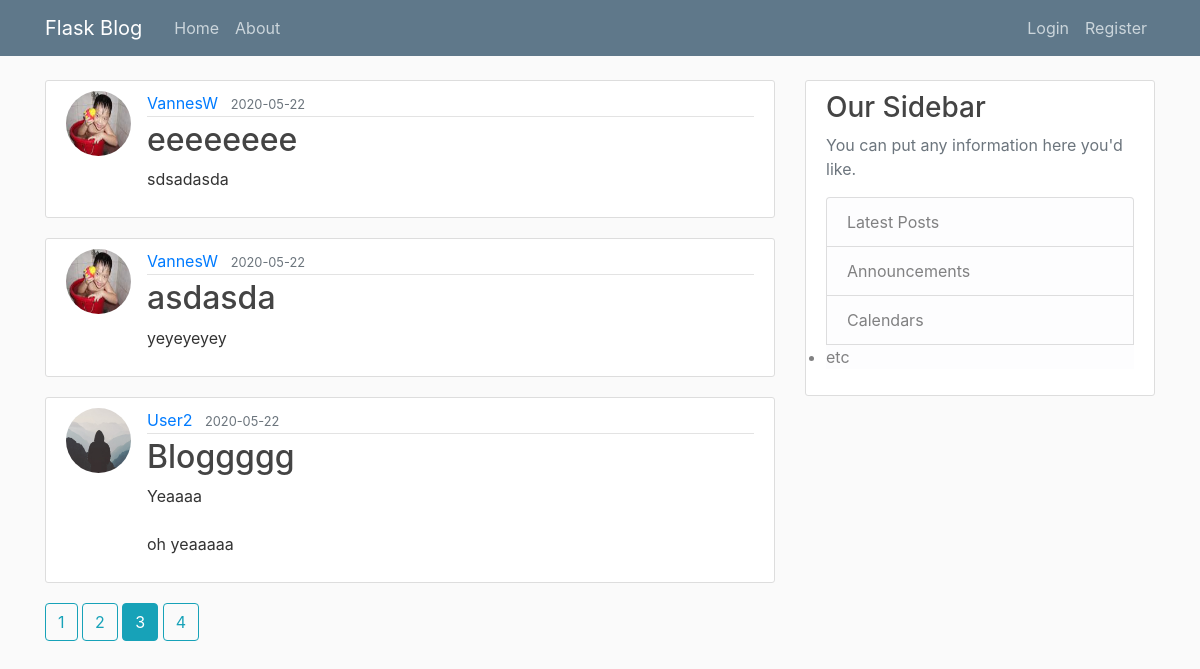
Screenshot of /home?page=3 with the database file from the repository.
### flaskblog/models.py (models this page shows, shortened)
class Post(db.Model):
    id = db.Column(db.Integer, primary_key = True)
    title = db.Column(db.String(100), nullable=False)
    date_posted = db.Column(db.DateTime, nullable=False, default=datetime.utcnow)
    content = db.Column(db.Text, nullable=False)
    user_id = db.Column(db.Integer, db.ForeignKey('user.id'), nullable=False)

class User(db.Model, UserMixin):
    id = db.Column(db.Integer, primary_key = True)
    username = db.Column(db.String(20), unique = True, nullable=False)
    email = db.Column(db.String(120), unique = True, nullable=False)
    image_file = db.Column(db.String(20), nullable=False, default='default.jpg')
    password = db.Column(db.String(60), nullable=False)
    posts = db.relationship('Post', backref='author', lazy=True)

### flaskblog/main/routes.py (the view)
@main.route('/')
@main.route('/home')
def home():
    page = request.args.get('page', 1, type=int)
    posts = Post.query.order_by(Post.date_posted.desc()).paginate(page=page, per_page=3)
    return render_template('home.html', posts=posts)

### flaskblog/templates/home.html
{% extends "layout.html" %}
{% block content %}
    {% for post in posts.items %}
        <article class="media content-section">
            <img class="rounded-circle article-img" src="{{ url_for('static', filename='profile_pics/' + post.author.image_file)  }}">
            <div class="media-body">
                <div class="article-metadata">
                    <a class="mr-2" href="{{ url_for('users.user_posts', username=post.author.username) }}">{{ post.author.username }}</a>
                    <small class="text-muted">{{ post.date_posted.strftime('%Y-%m-%d') }}</small>
                </div>
                <h2><a class="article-title" href="{{ url_for('posts.post', post_id=post.id) }}">{{ post.title }}</a></h2>
                <p class="article-content">{{ post.content }}</p>
            </div>
        </article>
    {% endfor %}
    {% for page_num in posts.iter_pages(left_edge=1, right_edge=1, left_current=1, right_current=2) %}
        {% if page_num %}
            {% if posts.page == page_num %}
                <a class="btn btn-info mb-4"href ="{{ url_for('main.home', page=page_num) }}">{{ page_num }}</a>
            {% else %}
                <a class="btn btn-outline-info mb-4"href ="{{ url_for('main.home', page=page_num) }}">{{ page_num }}</a>
            {% endif %}
        {% else %}
            ...
        {% endif %}
    {% endfor %}
{% endblock content %}

### flaskblog/static/main.css (style rules this page uses)
body { background: #fafafa; color: #333333; margin-top: 5rem; }
h1, h2, h3, h4, h5, h6 { color: #444444; }
.content-section { background: #ffffff; padding: 10px 20px; border: 1px solid #dddddd; border-radius: 3px; margin-bottom: 20px; }
.article-title { color: #444444; }
.article-content { white-space: pre-line; }
.article-img { height: 65px; width: 65px; margin-right: 16px; }
.article-metadata { padding-bottom: 1px; margin-bottom: 4px; border-bottom: 1px solid #e3e3e3 }

### rows the page displays
Post: image_file (picture), author.username "VannesW", date_posted "2020-05-22", title "eeeeeeee", content "sdsadasda"
Post: image_file (picture), author.username "VannesW", date_posted "2020-05-22", title "asdasda", content "yeyeyeyey"
Post: image_file (placeholder picture), author.username "User2", date_posted "2020-05-22", title "Bloggggg", content "Yeaaaa oh yeaaaaa"

### other values shown
{{ page_num }} "1" "2" "4"
{{ page_num }} "3"
